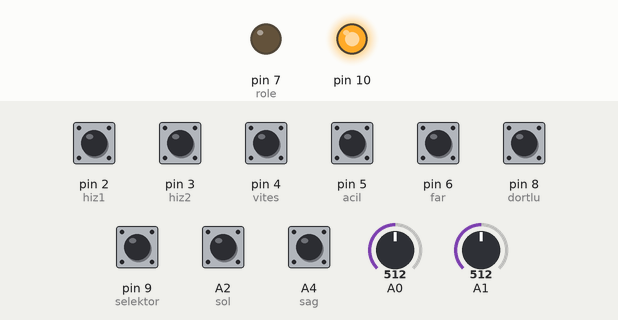
The sketch below on a simulated Arduino Uno, built with avr-gcc and run on an emulated ATmega328P. Shown: output pins drawn as LEDs (lit = HIGH). The test bench sets the inputs (shaded band); at power-on: A2 (sol), A4 (sag), pin 2 (hiz1), pin 3 (hiz2), pin 4 (vites), pin 5 (acil), pin 6 (far), pin 8 (dortlu), pin 9 (selektor) HIGH, A0 = 512, A1 = 512. What the sketch prints to the serial monitor is not drawn.

Above: at 1.2 s.
1.3 s: pin 9 (selektor) pulled LOW for 0.15 s
At 1.42 s:
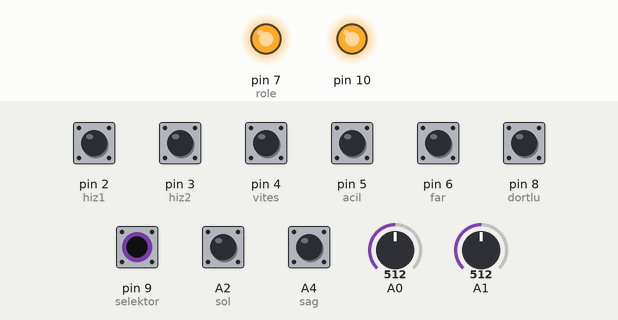
3.0 s: pin 9 (selektor) pulled LOW for 1 s
At 5.5 s:
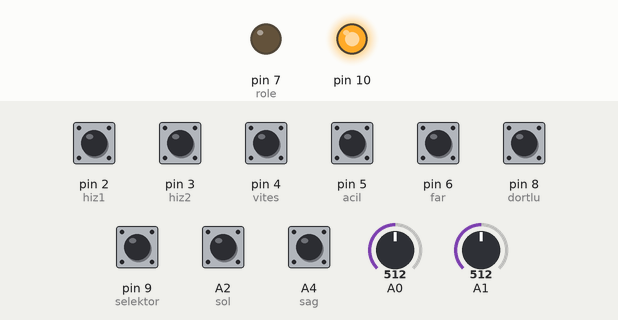
Timing chart, 0 to 7.0 s (numbered marks = the images above; inputs shaded):
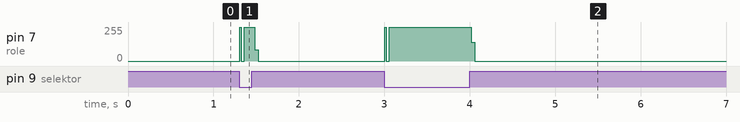

Measured:
- after the input at 1.3 s, pin 7 (role): 0/255 → 255/255 at once, → 0/255 0.18 s later
- after the input at 3.0 s, pin 7 (role): 0/255 → 255/255 at once, → 0/255 1.0 s later

The sketch:

pedal_unit.ino
```cpp
int b = 100; // can id
int x;
int siny;
#include <mcp2515.h>
#include <SPI.h>
struct can_frame can;
MCP2515 mcp2515(10);
byte sol = A2;
byte sag = A4;
byte hiz1 = 2;
byte hiz2 = 3;
byte vites = 4;
byte acil = 5;
byte far = 6;
byte role = 7;
byte dortlu = 8;
byte selektor = 9;
unsigned long taym = millis();

void setup() {
  SPI.begin();
  Serial.begin(9600);
  for (byte i = 2; i <= 6; i++) {
    pinMode(i, INPUT_PULLUP);
  }
  pinMode(sol, INPUT_PULLUP);
  pinMode(sag, INPUT_PULLUP);
  pinMode(dortlu, INPUT_PULLUP);
  pinMode(selektor, INPUT_PULLUP);
  pinMode(role, OUTPUT);
  mcp2515.reset();
  mcp2515.setBitrate(CAN_500KBPS, MCP_8MHZ);
  mcp2515.setNormalMode();
  can.can_id = b;
  can.can_dlc = 8;
  can.data[0] = 40;
}
void sinyal() {

  can.data[5] = siny;

  if ((digitalRead(sol) == 1) && (digitalRead(sag) == 1) && (digitalRead(dortlu) == 1)) { //kapali
  siny = 0;
  Serial.println("kapali");
  } else if ((digitalRead(sol) == 0) && (digitalRead(sag) == 1)) { //sol sin
  siny = 1;
  Serial.println("sol");

  } else if ((digitalRead(sol) == 1) && (digitalRead(sag) == 0)) { //sag sin
  siny = 2;
  Serial.println("sag");
  }
  else if (digitalRead(dortlu) == 0) { //dortlu
  siny = 3;
  Serial.println("dortlu");
  }
}
void hiz() { //hız  ve vites
  can.data[4] = x;
  if ((digitalRead(hiz2) == 1) && (digitalRead(hiz1) == 1) && (digitalRead(vites) == 1)) { //Normal geri
    x = 2;
  } else if ((digitalRead(hiz2) == 1) && (digitalRead(hiz1) == 1) && (digitalRead(vites) == 0)) { // NORMAL ileri
    x = 3;
  } else if ((digitalRead(hiz2) == 1) && (digitalRead(hiz1) == 0) && (digitalRead(vites) == 1)) { //yavaş geri
    x = 0;

  } else if ( (digitalRead(hiz2) ==  1) && (digitalRead(hiz1) == 0) && (digitalRead(vites) == 0)) { // yavaş ileri
    x = 1;

  } else if ( (digitalRead(hiz2) ==  0) && (digitalRead(hiz1) == 1) && (digitalRead(vites) == 1)) { // hızlı geri
    x = 4;
  } else if ( (digitalRead(hiz2) ==  0) && (digitalRead(hiz1) == 1) && (digitalRead(vites) == 0)) { // hızlı ileri
    x = 5;
  }
}
void pedal() {
  int fren_pedal = analogRead(A0);
  int gaz_pedal = analogRead(A1); //170 860
  int frr;
  if (fren_pedal > 500) {

    fren_pedal = 860;
    gaz_pedal = 170;
    frr = 1;
  } else {
    fren_pedal = analogRead(A0);
    gaz_pedal = analogRead(A1);
    frr = 0;
  }

  can.data[2] = map(fren_pedal, 170, 860, 0, 100); //fren pedal kalibre edilmeli
  can.data[3] = map(gaz_pedal, 170, 860, 0, 100); //gaz datası
  can.data[1] = frr;
}
void farr() { //far selektör
  if (digitalRead(far) == 0) {
    digitalWrite(role, HIGH);
  } else {
    digitalWrite(role, LOW);
  }
  if (digitalRead(selektor) == 0) {
    digitalWrite(role, !digitalRead(role));
  }
}
void acild() {
  if (digitalRead(acil) == 1) {
    can.data[6] = 1;
  } else {
    can.data[6] = 0;
  }
}
void sendcan(int y) {
  bool d = 1;
  if ((millis() - taym) > y) {
    d = !d;
    taym = millis();
    mcp2515.sendMessage(&can);
  }
}
void loop() {
  acild();
  pedal();
  farr();
  hiz();
  sinyal();
  sendcan(100);


}
```
